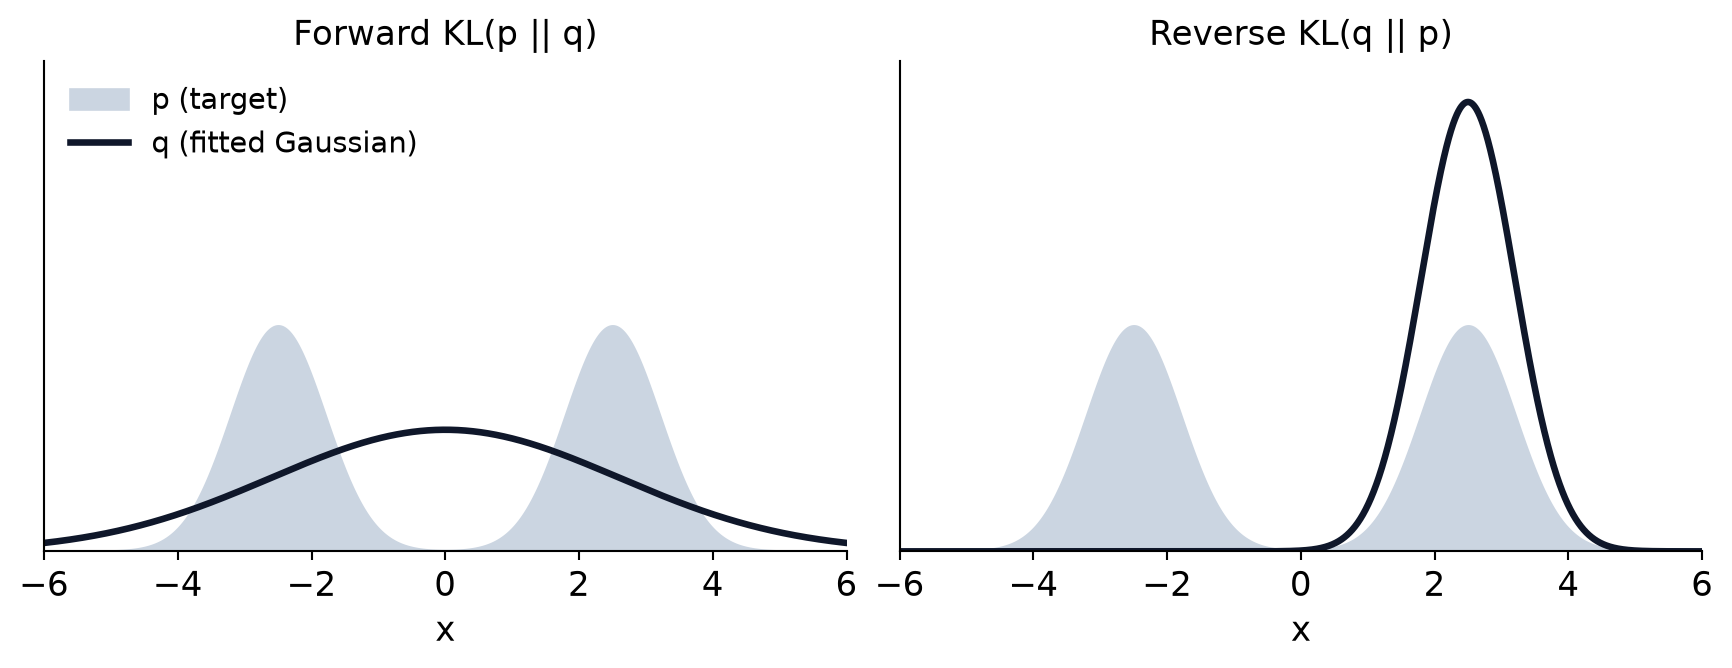

Here is the Python script that generated this plot:
"""봉우리가 둘인 p에 정규분포 q 하나를 forward KL과 reverse KL로 각각 맞춘 교육용 그림.
실행: MPLCONFIGDIR=/tmp/adl-mpl python3 <이 파일>
p와 q는 설명을 위해 정한 가상 분포다. numpy, scipy, matplotlib 필요.
"""
from pathlib import Path
import numpy as np
import matplotlib
matplotlib.use('Agg')
import matplotlib.pyplot as plt
from scipy.optimize import minimize
from scipy.stats import norm

OUT = Path(__file__).parent
plt.rcParams.update({'font.size':13, 'axes.spines.top':False, 'axes.spines.right':False,
                     'axes.labelsize':13, 'figure.facecolor':'white'})

x = np.linspace(-8, 8, 4001)
dx = x[1] - x[0]
p = 0.5*norm.pdf(x, -2.5, 0.7) + 0.5*norm.pdf(x, 2.5, 0.7)
eps = 1e-300

def kl(a, b):
    return np.sum(a*(np.log(a+eps) - np.log(b+eps)))*dx

def gauss(theta):
    return norm.pdf(x, theta[0], np.exp(theta[1]))

fwd = minimize(lambda t: kl(p, gauss(t)), [0.5, 0.0], method='Nelder-Mead').x
rev = minimize(lambda t: kl(gauss(t), p), [1.5, 0.0], method='Nelder-Mead').x
for name, t in [('forward', fwd), ('reverse', rev)]:
    print(f'{name}: mean={t[0]:.3f}, sd={np.exp(t[1]):.3f}, '
          f'KL(p||q)={kl(p, gauss(t)):.3f}, KL(q||p)={kl(gauss(t), p):.3f}')

fig, axes = plt.subplots(1, 2, figsize=(9, 3.4), layout='constrained', sharey=True)
for ax, t, title in [(axes[0], fwd, 'Forward KL(p || q)'), (axes[1], rev, 'Reverse KL(q || p)')]:
    ax.fill_between(x, p, color='#cbd5e1', label='p (target)')
    ax.plot(x, gauss(t), color='#0f172a', lw=2.5, label='q (fitted Gaussian)')
    ax.set(xlim=(-6, 6), ylim=(0, 0.62), xlabel='x')
    ax.set_yticks([])
    ax.set_title(title, fontsize=13)
axes[0].legend(fontsize=11, loc='upper left', frameon=False)
fig.savefig(OUT / 'week05-kl-direction.png', dpi=190, bbox_inches='tight')
